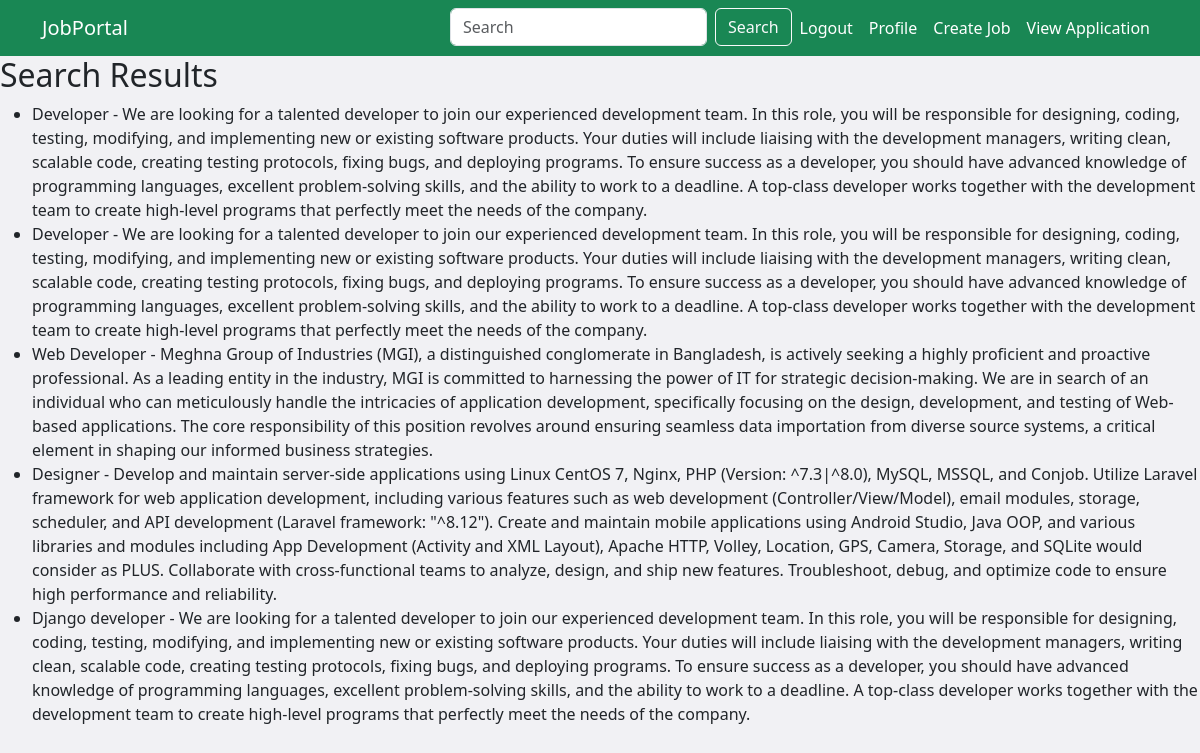
The page /search_results/ (signed in) on the database its author committed.
### app/models.py (models this page shows, shortened)
class JobPost(models.Model):
    recruiter = models.ForeignKey(CustomUser, on_delete=models.CASCADE)
    title = models.CharField(max_length=255)
    openings = models.PositiveIntegerField()
    category = models.ForeignKey(Category, on_delete=models.CASCADE)
    description = models.TextField()
    skill_set = models.ManyToManyField(Skills)
    posted_at = models.DateTimeField(auto_now_add=True)
    updated_at = models.DateTimeField(auto_now=True)

### app/views.py (the view)
# urls.py: path('search_results/', views.search_results, name='search_results'),
def search_results(request):
    form = SearchForm(request.GET)
    query = request.GET.get('q', '')
    results = JobPost.objects.filter(title__icontains=query)
    context = {
        'form': form,
        'results': results,
    }
    return render(request, 'search_results.html', context)

### app/forms.py
class SearchForm(forms.Form):
    q = forms.CharField(label='Search', max_length=100)

### app/templates/search_results.html
{% extends 'base.html' %}
{% block content %}
  <h2>Search Results</h2>
  {% if results %}
    <ul>
      {% for result in results %}
        <li>{{ result.title }} - {{ result.description }}</li>
      {% endfor %}
    </ul>
  {% else %}
    <p>No results found.</p>
  {% endif %}
{% endblock %}

### rows shown on the page
JobPost: title "Developer", description "We are looking for a talented developer to join our experienced development team. In this role, you will be responsible for designing, coding, testing, modifying, and implementing new or existing software products. Your duties will include liaising with the development managers, writing clean, scalable code, creating testing protocols, fixing bugs, and deploying programs. To ensure success as a developer, you should have advanced knowledge of programming languages, excellent problem-solving skills, and the ability to work to a deadline. A top-class developer works together with the development team to create high-level programs that perfectly meet the needs of the company."
JobPost: title "Developer", description "We are looking for a talented developer to join our experienced development team. In this role, you will be responsible for designing, coding, testing, modifying, and implementing new or existing software products. Your duties will include liaising with the development managers, writing clean, scalable code, creating testing protocols, fixing bugs, and deploying programs. To ensure success as a developer, you should have advanced knowledge of programming languages, excellent problem-solving skills, and the ability to work to a deadline. A top-class developer works together with the development team to create high-level programs that perfectly meet the needs of the company."
JobPost: title "Web Developer", description "Meghna Group of Industries (MGI), a distinguished conglomerate in Bangladesh, is actively seeking a highly proficient and proactive professional. As a leading entity in the industry, MGI is committed to harnessing the power of IT for strategic decision-making. We are in search of an individual who can meticulously handle the intricacies of application development, specifically focusing on the design, development, and testing of Web-based applications. The core responsibility of this position revolves around ensuring seamless data importation from diverse source systems, a critical element in shaping our informed business strategies."
JobPost: title "Designer", description "Develop and maintain server-side applications using Linux CentOS 7, Nginx, PHP (Version: ^7.3|^8.0), MySQL, MSSQL, and Conjob. Utilize Laravel framework for web application development, including various features such as web development (Controller/View/Model), email modules, storage, scheduler, and API development (Laravel framework: \"^8.12\"). Create and maintain mobile applications using Android Studio, Java OOP, and various libraries and modules including App Development (Activity and XML Layout), Apache HTTP, Volley, Location, GPS, Camera, Storage, and SQLite would consider as PLUS. Collaborate with cross-functional teams to analyze, design, and ship new features. Troubleshoot, debug,…"
JobPost: title "Django developer", description "We are looking for a talented developer to join our experienced development team. In this role, you will be responsible for designing, coding, testing, modifying, and implementing new or existing software products. Your duties will include liaising with the development managers, writing clean, scalable code, creating testing protocols, fixing bugs, and deploying programs. To ensure success as a developer, you should have advanced knowledge of programming languages, excellent problem-solving skills, and the ability to work to a deadline. A top-class developer works together with the development team to create high-level programs that perfectly meet the needs of the company."
